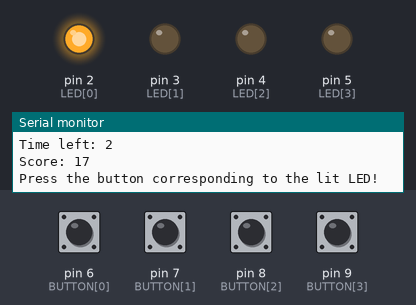
Simulated run of this sketch. Board: Arduino Uno, built with avr-gcc and run on an emulated ATmega328P. Parts: output pins drawn as LEDs (lit = HIGH), the last lines printed to the serial monitor. The test bench sets the inputs (shaded band); at power-on: pin 6 (BUTTON[0]), pin 7 (BUTTON[1]), pin 8 (BUTTON[2]), pin 9 (BUTTON[3]) HIGH. Random numbers use the default seed unless the sketch sets one. At 16.7 s the program stops and its outputs stay as they are.

Above: at 1.3 s.
1.4 s: pin 6 (BUTTON[0]) pulled LOW for 0.35 s
At 2.57 s:
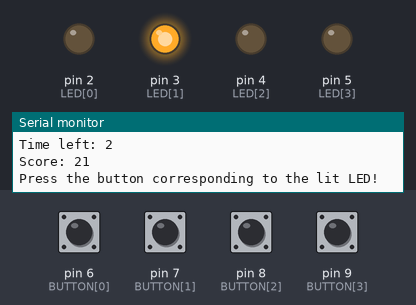
4.4 s: pin 6 (BUTTON[0]) pulsed LOW 2 times (0.12 s each, 0.3 s apart)
At 6.44 s:
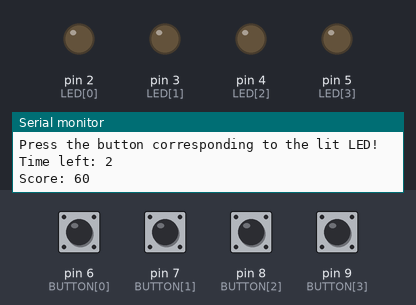
8.0 s: pin 7 (BUTTON[1]) pulled LOW for 0.35 s
11.3 s: pin 8 (BUTTON[2]) pulled LOW for 0.35 s
14.6 s: pin 6 (BUTTON[0]) driven LOW and pin 7 (BUTTON[1]) driven LOW
Timing chart, 0 to 17.6 s (numbered marks = the images above; inputs shaded):
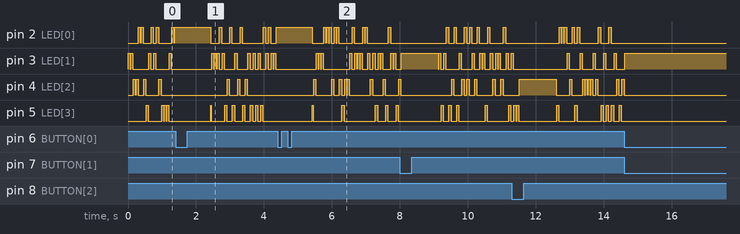

The sketch:

kod.ino
```cpp
const int LED[] = {2, 3, 4, 5}; // LED pins
const int BUTTON[] = {6, 7, 8, 9}; // button pins

int correctButton; // variable to store the correct button
int score = 0; // variable to store the player's score
int timeLeft = 2; // variable to store the time left in seconds

void setup() {
  Serial.begin(9600); // initialize serial communication
  for (int i = 0; i < 4; i++) {
    pinMode(LED[i], OUTPUT); // set LED pins as output
    pinMode(BUTTON[i], INPUT_PULLUP); // set button pins as input with pull-up resistor
  }
}

void loop() {
  // start the game
  correctButton = random(4); // randomly choose the correct button
  digitalWrite(LED[correctButton], HIGH); // light up the correct LED
  Serial.println("Press the button corresponding to the lit LED!");
  Serial.print("Time left: ");
  Serial.println(timeLeft);

  // wait for button press
  while (!digitalRead(BUTTON[correctButton])) {
    // check if time is up
    if (timeLeft <= 0) {
      gameOver();
    }
    delay(1000); // wait 1 second
    timeLeft--; // decrement timeLeft
    Serial.print("Time left: ");
    Serial.println(timeLeft);
  }

  // player pressed the correct button
  digitalWrite(LED[correctButton], LOW); // turn off the correct LED
  score++; // increment score
  Serial.print("Score: ");
  Serial.println(score);
  timeLeft = 2; // reset the timeLeft
}

void gameOver() {
  Serial.println("Time's up! Game over.");
  Serial.print("Final score: ");
  Serial.println(score);
  while (1); // stop the program
}
```
